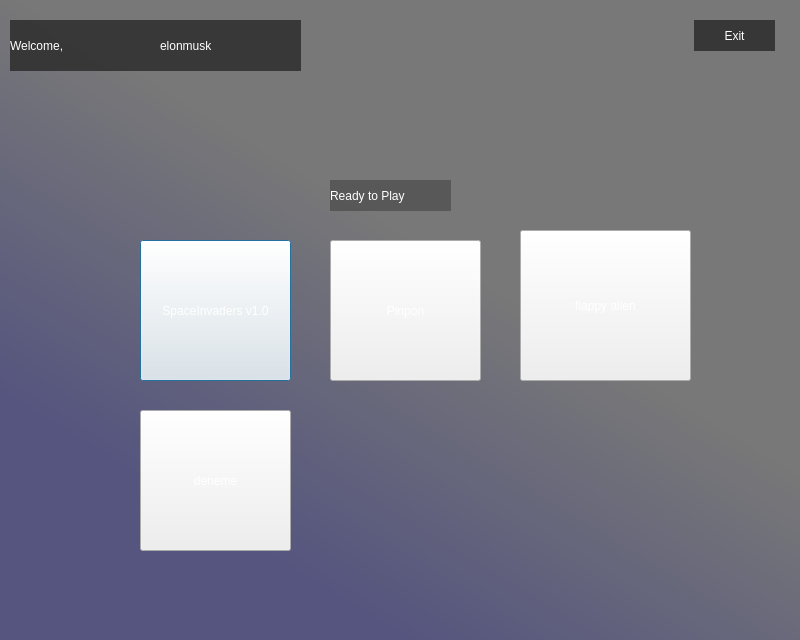
<?xml version="1.0" encoding="UTF-8"?>
<ui version="4.0">
 <class>Dialog</class>
 <widget class="QDialog" name="Dialog">
  <property name="geometry">
   <rect>
    <x>0</x>
    <y>0</y>
    <width>800</width>
    <height>640</height>
   </rect>
  </property>
  <property name="windowTitle">
   <string>Dialog</string>
  </property>
  <widget class="QWidget" name="widget" native="true">
   <property name="geometry">
    <rect>
     <x>0</x>
     <y>0</y>
     <width>801</width>
     <height>641</height>
    </rect>
   </property>
   <property name="styleSheet">
    <string notr="true">QWidget#widget{

background-image: url(:/bg1/logbg.jpg);
background-color:qlineargradient(spread:pad, x1:0.239, y1:0.795455, x2:0.545455, y2:0.392, stop:0 rgba(85, 85, 127, 255), stop:1 rgba(120, 120, 120, 255));
}</string>
   </property>
   <widget class="QLabel" name="label">
    <property name="geometry">
     <rect>
      <x>10</x>
      <y>20</y>
      <width>291</width>
      <height>51</height>
     </rect>
    </property>
    <property name="styleSheet">
     <string notr="true">color: rgb(255, 255, 255);font: 28pt &quot;Tw Cen MT&quot;;
background-color: qlineargradient(spread:pad, x1:0.471318, y1:0.609, x2:0.472, y2:0.017, stop:0 rgba(38, 38, 38, 200));
</string>
    </property>
    <property name="text">
     <string>Welcome,</string>
    </property>
   </widget>
   <widget class="QLabel" name="label_2">
    <property name="geometry">
     <rect>
      <x>330</x>
      <y>180</y>
      <width>121</width>
      <height>31</height>
     </rect>
    </property>
    <property name="styleSheet">
     <string notr="true">font: 14pt &quot;MS Shell Dlg 2&quot;;color:rgb(255, 255, 255);
background-color: qlineargradient(spread:pad, x1:0.471318, y1:0.609, x2:0.472, y2:0.017, stop:0 rgba(38, 38, 38, 100));</string>
    </property>
    <property name="text">
     <string>Ready to Play</string>
    </property>
   </widget>
   <widget class="QLabel" name="background">
    <property name="geometry">
     <rect>
      <x>0</x>
      <y>0</y>
      <width>801</width>
      <height>641</height>
     </rect>
    </property>
    <property name="text">
     <string/>
    </property>
    <property name="pixmap">
     <pixmap resource="deneme.qrc">:/bg/logbg3.jpg</pixmap>
    </property>
    <property name="scaledContents">
     <bool>true</bool>
    </property>
    <property name="wordWrap">
     <bool>false</bool>
    </property>
    <property name="margin">
     <number>0</number>
    </property>
    <property name="indent">
     <number>-1</number>
    </property>
   </widget>
   <widget class="QLabel" name="userlabel">
    <property name="geometry">
     <rect>
      <x>160</x>
      <y>20</y>
      <width>171</width>
      <height>51</height>
     </rect>
    </property>
    <property name="styleSheet">
     <string notr="true">color: rgb(255, 255, 255);font: 28pt &quot;Tw Cen MT&quot;;
</string>
    </property>
    <property name="text">
     <string>elonmusk</string>
    </property>
   </widget>
   <widget class="QPushButton" name="space">
    <property name="geometry">
     <rect>
      <x>140</x>
      <y>240</y>
      <width>151</width>
      <height>141</height>
     </rect>
    </property>
    <property name="styleSheet">
     <string notr="true">background-image: url(:/bg/logbg2.jpg);
font: 75 8pt &quot;MS Shell Dlg 2&quot;; color: white;</string>
    </property>
    <property name="text">
     <string>SpaceInvaders v1.0</string>
    </property>
   </widget>
   <widget class="QPushButton" name="pong">
    <property name="geometry">
     <rect>
      <x>330</x>
      <y>240</y>
      <width>151</width>
      <height>141</height>
     </rect>
    </property>
    <property name="styleSheet">
     <string notr="true">background-image: url(:/bg/logbg2.jpg);
font: 75 8pt &quot;MS Shell Dlg 2&quot;; color: white;</string>
    </property>
    <property name="text">
     <string>Pinpon</string>
    </property>
   </widget>
   <widget class="QPushButton" name="exitbutton">
    <property name="geometry">
     <rect>
      <x>694</x>
      <y>20</y>
      <width>81</width>
      <height>31</height>
     </rect>
    </property>
    <property name="styleSheet">
     <string notr="true">QPushButton{border-radius:20px;
background-color:rgb(55,55,55);
font: 12pt &quot;Tw Cen MT&quot;;color: rgb(255, 255, 255);
}
QPushButton:hover{
background-color: rgb(141, 141, 141);
border-radius:20px;
font: 12pt &quot;Tw Cen MT&quot;;color: rgb(0, 0, 0);

}</string>
    </property>
    <property name="text">
     <string>Exit</string>
    </property>
   </widget>
   <widget class="QPushButton" name="alien">
    <property name="geometry">
     <rect>
      <x>520</x>
      <y>230</y>
      <width>171</width>
      <height>151</height>
     </rect>
    </property>
    <property name="styleSheet">
     <string notr="true">background-image: url(:/bg/logbg2.jpg);
font: 75 8pt &quot;MS Shell Dlg 2&quot;; color: white;</string>
    </property>
    <property name="text">
     <string>flappy alien</string>
    </property>
   </widget>
   <widget class="QPushButton" name="ded">
    <property name="geometry">
     <rect>
      <x>140</x>
      <y>410</y>
      <width>151</width>
      <height>141</height>
     </rect>
    </property>
    <property name="styleSheet">
     <string notr="true">background-image: url(:/bg/logbg2.jpg);
font: 75 8pt &quot;MS Shell Dlg 2&quot;; color: white;</string>
    </property>
    <property name="text">
     <string>deneme</string>
    </property>
   </widget>
   <zorder>background</zorder>
   <zorder>label</zorder>
   <zorder>label_2</zorder>
   <zorder>userlabel</zorder>
   <zorder>space</zorder>
   <zorder>pong</zorder>
   <zorder>exitbutton</zorder>
   <zorder>alien</zorder>
   <zorder>ded</zorder>
  </widget>
 </widget>
 <resources>
  <include location="deneme.qrc"/>
 </resources>
 <connections/>
</ui>
